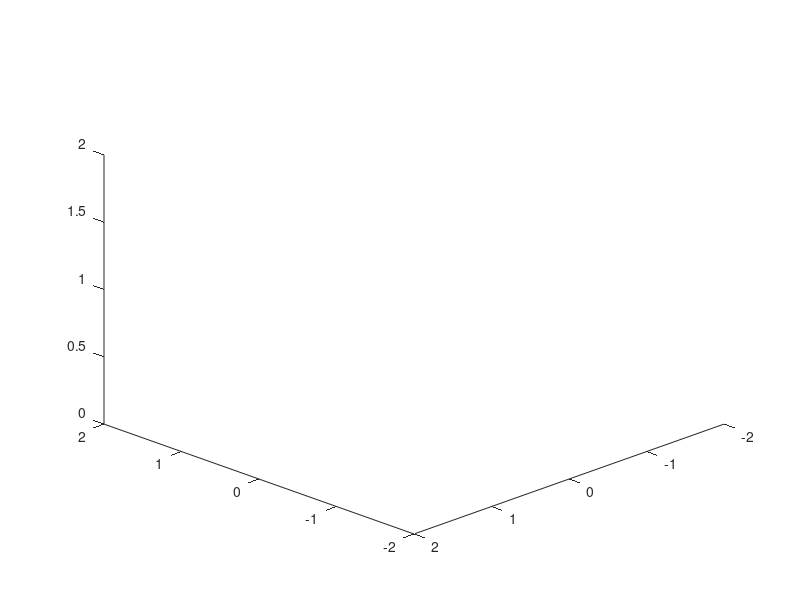

Source code (MATLAB): (Note: this script raises an error after producing the figure.)
%%Main

clf
clc

hold on

xLimits = [-2, 2];
yLimits = [-2, 2];
zLimits = [0, 2];
axis([xLimits, yLimits, zLimits]);

azimuth = 225;
elevation = 30;
view(azimuth, elevation)

blackjackTable = PlaceObject('blackjackTable.ply', [0, -0.6, -1.2]);
blackjackVerts = [get(blackjackTable,'Vertices'), ones(size(get(blackjackTable,'Vertices'),1),1)]*trotx(pi/2);
set(blackjackTable,'Vertices',blackjackVerts(:,1:3))

stoolPositions = [0,0,-0.2;
                0.423,0,-0.294;
                -0.423,0,-0.294;
                0.766,0,-0.557;
                -0.766,0,-0.557;
                0.966,0,-0.941;
                -0.966,0,-0.941];

stools = cell(size(stoolPositions,1), 1);

for i = 1:size(stoolPositions,1)
    stools{i} = PlaceObject('stool.ply', stoolPositions(i, :));
    stoolVerts = [get(stools{i},'Vertices'), ones(size(get(stools{i},'Vertices'),1),1)]*trotx(pi/2);
    set(stools{i},'Vertices',stoolVerts(:,1:3))
end

surf([-2,-2;2,2] ...
    ,[2,-2;2,-2] ...
    ,[0,0;0,0] ...
    ,'CData',imread('floor.jpg') ...
    ,'FaceColor','texturemap');
surf([2,-2;2,-2] ...
    ,[-2,-2;-2,-2] ...
    ,[2,2;0,0] ...
    ,'CData',imread('casinoWall.jpg') ...
    ,'FaceColor','texturemap');
surf([2,2;2,2] ...
    ,[2,-2;2,-2] ...
    ,[2,2;0,0] ...
    ,'CData',imread('darkRedBrickWall.jpg') ...
    ,'FaceColor','texturemap');


player = DobotMagician(transl(0,-0.2,0.45)*trotz(-pi/2));
qTest = [0,deg2rad(30),deg2rad(30),deg2rad(80),0];
player.model.animate(qTest);

axis equal

